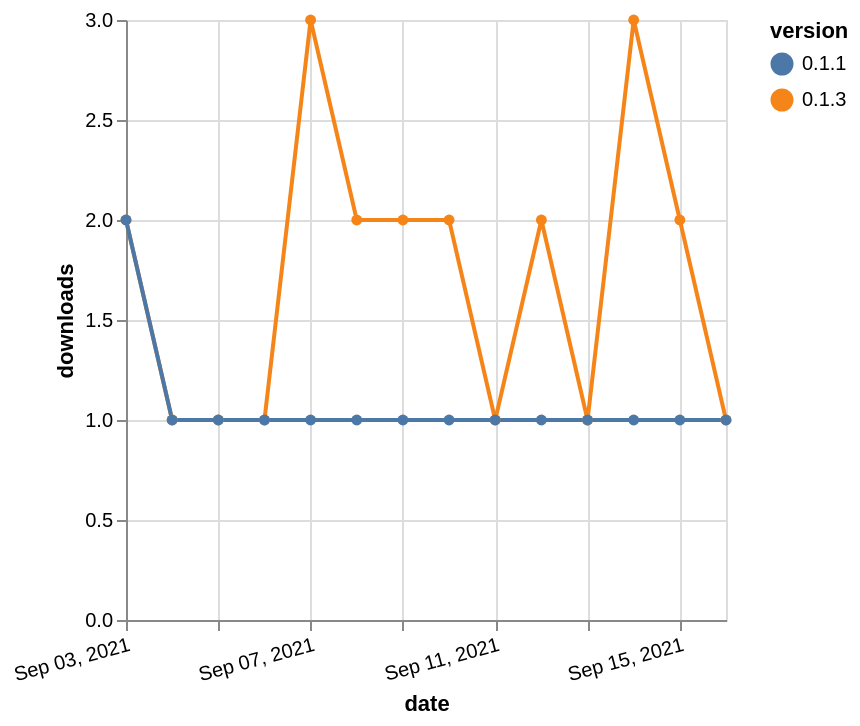

Specify this chart in Vega-Lite:
### Vega-Lite specification from a JSON file in a GitHub repository (floating-point values rounded to 4 significant figures)
{"$schema": "https://vega.github.io/schema/vega-lite/v5.json", "description": "A simple bar chart with embedded data.", "data": {"values": [{"date": "2021-09-03", "total": 233, "delta": 2, "version": "0.1.3"}, {"date": "2021-09-04", "total": 234, "delta": 1, "version": "0.1.3"}, {"date": "2021-09-05", "total": 235, "delta": 1, "version": "0.1.3"}, {"date": "2021-09-06", "total": 236, "delta": 1, "version": "0.1.3"}, {"date": "2021-09-07", "total": 239, "delta": 3, "version": "0.1.3"}, {"date": "2021-09-08", "total": 241, "delta": 2, "version": "0.1.3"}, {"date": "2021-09-09", "total": 243, "delta": 2, "version": "0.1.3"}, {"date": "2021-09-10", "total": 245, "delta": 2, "version": "0.1.3"}, {"date": "2021-09-11", "total": 246, "delta": 1, "version": "0.1.3"}, {"date": "2021-09-12", "total": 248, "delta": 2, "version": "0.1.3"}, {"date": "2021-09-13", "total": 249, "delta": 1, "version": "0.1.3"}, {"date": "2021-09-14", "total": 252, "delta": 3, "version": "0.1.3"}, {"date": "2021-09-15", "total": 254, "delta": 2, "version": "0.1.3"}, {"date": "2021-09-16", "total": 255, "delta": 1, "version": "0.1.3"}, {"date": "2021-09-03", "total": 120, "delta": 2, "version": "0.1.1"}, {"date": "2021-09-04", "total": 121, "delta": 1, "version": "0.1.1"}, {"date": "2021-09-05", "total": 122, "delta": 1, "version": "0.1.1"}, {"date": "2021-09-06", "total": 123, "delta": 1, "version": "0.1.1"}, {"date": "2021-09-07", "total": 124, "delta": 1, "version": "0.1.1"}, {"date": "2021-09-08", "total": 125, "delta": 1, "version": "0.1.1"}, {"date": "2021-09-09", "total": 126, "delta": 1, "version": "0.1.1"}, {"date": "2021-09-10", "total": 127, "delta": 1, "version": "0.1.1"}, {"date": "2021-09-11", "total": 128, "delta": 1, "version": "0.1.1"}, {"date": "2021-09-12", "total": 129, "delta": 1, "version": "0.1.1"}, {"date": "2021-09-13", "total": 130, "delta": 1, "version": "0.1.1"}, {"date": "2021-09-14", "total": 131, "delta": 1, "version": "0.1.1"}, {"date": "2021-09-15", "total": 132, "delta": 1, "version": "0.1.1"}, {"date": "2021-09-16", "total": 133, "delta": 1, "version": "0.1.1"}]}, "width": "container", "mark": {"type": "line", "point": {"filled": true}}, "encoding": {"x": {"field": "date", "type": "temporal", "timeUnit": "yearmonthdate", "title": "date", "axis": {"labelAngle": -15}}, "y": {"field": "delta", "type": "quantitative", "title": "downloads"}, "color": {"field": "version", "type": "nominal"}, "tooltip": {"field": "delta"}}}
